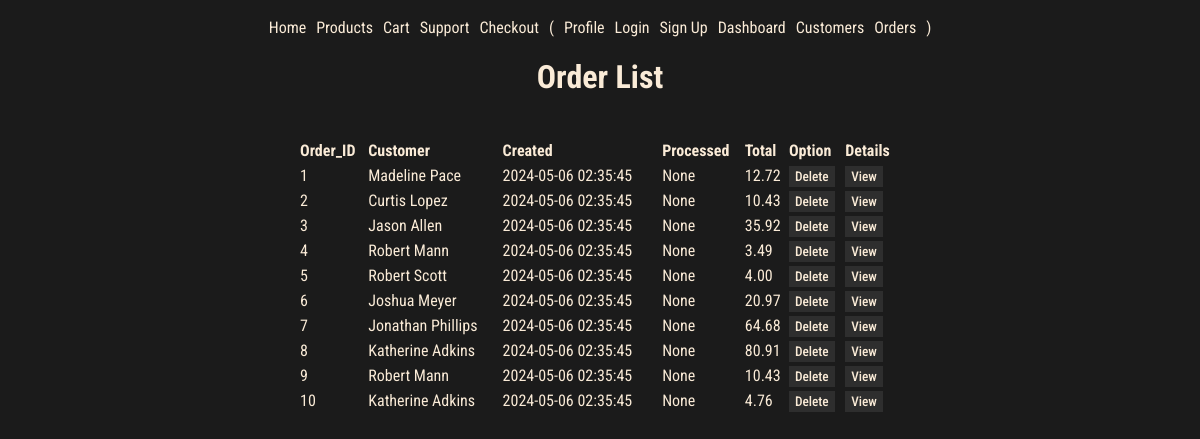
Screenshot of /orders/ with the database file from the repository.
### models.py (models this page shows, shortened)
class Order(db.Model):
    id = mapped_column(Integer, primary_key=True)
    user_id = mapped_column(Integer, ForeignKey(User.id), nullable=False)
    user = relationship("User", back_populates="orders")
    total = mapped_column(Numeric, nullable=False, default=0)
    item = relationship("ProductOrder", back_populates="order", cascade="all, delete-orphan")
    created = mapped_column(DateTime(timezone=True), default=datetime.now().replace(microsecond=0))
    processed = mapped_column(DateTime(timezone=True), nullable=True)
    strategy = mapped_column(String(20))  # Add a column to store the strategy used

class User( UserMixin, db.Model):
    id = mapped_column(Integer, primary_key=True)
    name = mapped_column(String(200), nullable=True)
    phone = mapped_column(String(20), nullable=True)
    orders = relationship("Order", back_populates="user", cascade="all, delete-orphan")
    email =  mapped_column(String(200), nullable=True, unique=True)
    password = mapped_column(String(200), nullable=True)

### routes/orders.py (the view)
@orders_bp.route('/')
def orders():
    orders = Order.query.all()
    return render_template('pages/orders.html', orders=orders)

### templates/pages/orders.html
{% extends "base.html" %}
{% block content %}
<h1>Order List</h1>
<table>
    <thead>
        <tr>
            <th>Order_ID</th>
            <th>Customer</th>
            <th>Created</th>
            <th>Processed</th>
            <th>Total</th>
            <th>Option</th>
            <th>Details</th>
        </tr>
    </thead>
    <tbody>
        {% for order in orders %}
        <tr>
            <td>{{ order.id }}</td>
            <td>{{ order.user.name }}</td>
            <td>{{ order.created }}</td>
            <td>{{ order.processed }}</td>
            <td>{{ order.total|round(2) }}</td>
            <td>
                <a href="/orders/{{order.id}}/delete" class="btn"
                    onclick="return confirm('Are you sure to delete?')">Delete</a>
            </td>
            <td><a href="{{ url_for('orders.order_detail', order_id=order.id) }}" class="btn">View</a>
            </td>
        </tr>
        {% endfor %}
    </tbody>
</table>
{% endblock %}

### static/style.css (style rules this page uses)
:root { --font-color: antiquewhite; --background: #1b1b1b; --bg-variant: #2e2e2e; --bg-variant-dark: #1f1e1e; --accent-color: #00a2ff; }
body { display: flex; flex-direction: column; align-items: center; justify-content: center; background-color: var(--background); color: var(--font-color); font-family: "Roboto Condensed", sans-serif; padding: 10px; }
a { color: var(--font-color); text-decoration: none; }
table { margin-top: 20px; width: 100%; border-collapse: collapse; }
th, td { text-align: left; padding: 3px 0; }
.btn { cursor: pointer; font-family: "Roboto Condensed", sans-serif; font-weight: 500; font-size: smaller; background-color: var(--bg-variant); color: var(--font-color); padding: 3px 6px; text-decoration: none; border: 0; }

### rows the page displays
Order: id "1", user.name "Madeline Pace", created "2024-05-06 02:35:45", processed "None", total "12.72"
Order: id "2", user.name "Curtis Lopez", created "2024-05-06 02:35:45", processed "None", total "10.43"
Order: id "3", user.name "Jason Allen", created "2024-05-06 02:35:45", processed "None", total "35.92"
Order: id "4", user.name "Robert Mann", created "2024-05-06 02:35:45", processed "None", total "3.49"
Order: id "5", user.name "Robert Scott", created "2024-05-06 02:35:45", processed "None", total "4.00"
Order: id "6", user.name "Joshua Meyer", created "2024-05-06 02:35:45", processed "None", total "20.97"
Order: id "7", user.name "Jonathan Phillips", created "2024-05-06 02:35:45", processed "None", total "64.68"
Order: id "8", user.name "Katherine Adkins", created "2024-05-06 02:35:45", processed "None", total "80.91"
Order: id "9", user.name "Robert Mann", created "2024-05-06 02:35:45", processed "None", total "10.43"
Order: id "10", user.name "Katherine Adkins", created "2024-05-06 02:35:45", processed "None", total "4.76"
